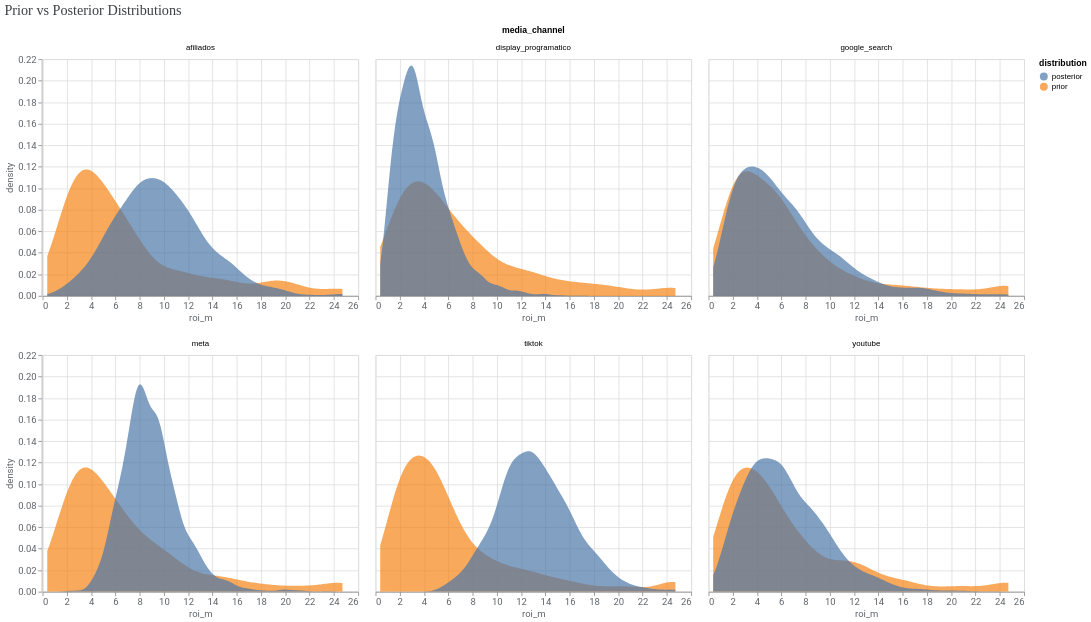

The notebook cell this image was saved under:
### Markdown cell above
### 5.3 Prior vs. posterior: o modelo aprendeu com os dados?

Se a posterior (azul) fica igual à prior, os dados não trouxeram informação sobre aquele canal. Se estreita e se desloca, o modelo aprendeu.

### Code cell
diag = visualizer.ModelDiagnostics(m_contas, use_kpi=True)
diag.plot_prior_and_posterior_distribution("roi_m")

### Figure 1 — Vega-Lite specification as saved in the notebook (floating-point values rounded to 4 significant figures; data arrays with more than 128 entries replaced by an {"elided": "..."} marker saying what was removed)
{"config": {"view": {"continuousWidth": 300, "continuousHeight": 300}, "axis": {"labelColor": "#5F6368", "labelFont": "Roboto", "labelFontSize": 12, "titleColor": "#5F6368", "titleFont": "Roboto", "titleFontSize": 12, "titleFontWeight": "normal"}}, "data": {"name": "data-06619c8df473f412068cab171fabd18e"}, "facet": {"field": "media_channel", "type": "nominal"}, "spec": {"mark": {"type": "area", "opacity": 0.7}, "encoding": {"color": {"field": "distribution", "type": "nominal"}, "x": {"field": "roi_m", "type": "quantitative"}, "y": {"field": "density", "stack": false, "type": "quantitative"}}, "name": "view_ef75663f31075fc5_0", "transform": [{"density": "roi_m", "groupby": ["media_channel", "distribution"], "as": ["roi_m", "density"]}], "width": 400}, "columns": 3, "params": [{"name": "param_1e9efca18e7a2868", "select": {"type": "interval", "encodings": ["x", "y"]}, "bind": "scales", "views": ["view_ef75663f31075fc5_0"]}], "resolve": {"scale": {"x": "independent"}}, "title": {"text": "Prior vs Posterior Distributions", "anchor": "start", "color": "#3C4043", "font": "Google Sans Display", "fontSize": 18, "fontWeight": "normal", "offset": 10}, "$schema": "https://vega.github.io/schema/vega-lite/v6.4.1.json", "datasets": {"data-06619c8df473f412068cab171fabd18e": {"elided": "13800 records"}}}
